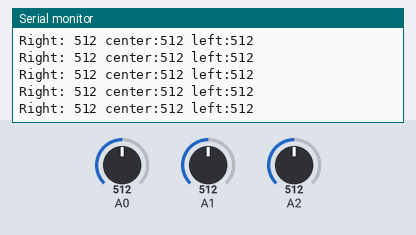
A sketch run on a simulated Arduino Uno, built with avr-gcc and run on an emulated ATmega328P. On the bench: the last lines printed to the serial monitor. The inputs (shaded band) are chosen by the test bench; at power-on: A0 = 512, A1 = 512, A2 = 512.

Above: at 4.2 s.
4.3 s: A0 set to 990
At 4.35 s:
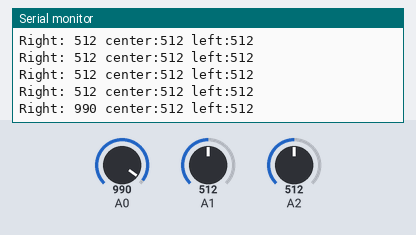
5.8 s: A0 set to 1011
At 5.86 s:
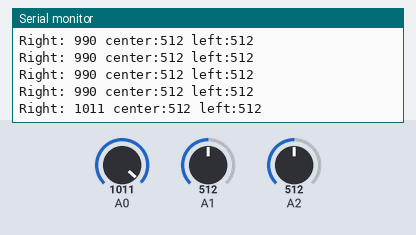
Timing chart, 0 to 8.8 s (numbered marks = the images above; inputs shaded):
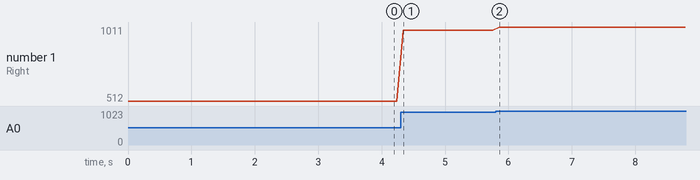

The sketch:

_01-read-three-ir-sensors.ino
```cpp
/*
  This reads all three IR sensors and displays the values on the serial monitor.
  You can use it to make sure the three connections are all working and use it to calibrate
  the sensivity of each IR sensor using the potentiometer on each IR sensor.

  I purchased the IR sensors on e-bay in quantity 10 for $4.70.  So each sensor 47 cents.
  Fine 1/5/10X IR Infrared Obstacle Avoidance Sensor Module Smart Car for Arduino
  https://www.ebay.com/itm/Fine-1-5-10X-IR-Infrared-Obstacle-Avoidance-Sensor-Module-Smart-Car-for-Arduino/112611368493

  The default values are about 5cm -8cm which seems about right.
  When there are no objects in front of the sensors, the analog readings are around 1005 which is a digital HIGH
  When the IR sesnors are triggered, the values are usually around 58 - which is a digital
  LOW.
  Note the LEDs on the sensors tell you if they are triggering.

*/

// the setup routine runs once when you press reset:
void setup() {
  // initialize serial communication at 9600 bits per second:
  Serial.begin(9600);
}

// the loop routine runs over and over again forever:
void loop() {
  // read the input on analog pin 0:
  int sensorValue0 = analogRead(A0);
  int sensorValue1 = analogRead(A1);
  int sensorValue2 = analogRead(A2);

  Serial.print("Right: ");
  Serial.print(sensorValue0);
  Serial.print(" center:");
  Serial.print(sensorValue1);
  Serial.print(" left:");
  Serial.println(sensorValue2);
  delay(100);
}
```

Measured:
- after the input at 4.3 s, the serial monitor: prints a new line at once (image 1)
- after the input at 5.8 s, the serial monitor: prints a new line after 0.06 s (image 2)
- plotted number 1: 512 → 990 after the input at 4.3 s, 990 → 1011 after the input at 5.8 s
